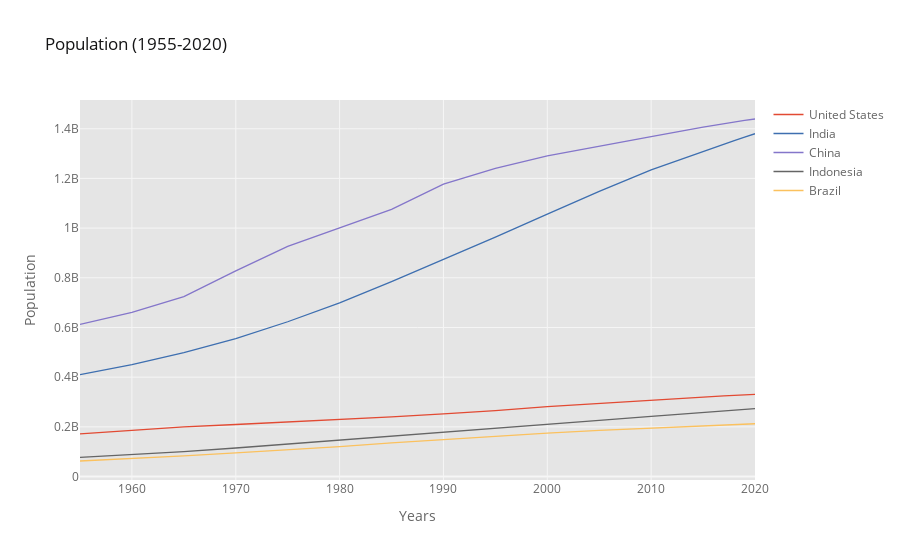

The cell this chart's notebook holds for it:
### Markdown cell above
# Lineplot

### Code cell
df_pivot.iplot(kind='line', xTitle='Years', yTitle='Population', 
               title='Population (1955-2020)')

### Figure 1 — Plotly figure (JSON) as saved in the notebook; plotly's stock layout.template omitted (floating-point values rounded to 4 significant figures)
{"data": [{"line": {"color": "rgba(226, 74, 51, 1.0)", "dash": "solid", "shape": "linear", "width": 1.3}, "mode": "lines", "name": "United States", "text": "", "type": "scatter", "x": [1955, 1960, 1965, 1970, 1975, 1980, 1985, 1990, 1995, 2000, 2005, 2010, 2015, 2016, 2017, 2018, 2019, 2020], "y": [171685336, 186720571, 199733676, 209513341, 219081251, 229476354, 240499825, 252120309, 265163745, 281710909, 294993511, 309011475, 320878310, 323015995, 325084756, 327096265, 329064917, 331002651]}, {"line": {"color": "rgba(62, 111, 176, 1.0)", "dash": "solid", "shape": "linear", "width": 1.3}, "mode": "lines", "name": "India", "text": "", "type": "scatter", "x": [1955, 1960, 1965, 1970, 1975, 1980, 1985, 1990, 1995, 2000, 2005, 2010, 2015, 2016, 2017, 2018, 2019, 2020], "y": [409880595, 450547679, 499123324, 555189792, 623102897, 698952844, 784360008, 873277798, 963922588, 1056575549, 1147609927, 1234281170, 1310152403, 1324517249, 1338676785, 1352642280, 1366417754, 1380004385]}, {"line": {"color": "rgba(132, 118, 202, 1.0)", "dash": "solid", "shape": "linear", "width": 1.3}, "mode": "lines", "name": "China", "text": "", "type": "scatter", "x": [1955, 1960, 1965, 1970, 1975, 1980, 1985, 1990, 1995, 2000, 2005, 2010, 2015, 2016, 2017, 2018, 2019, 2020], "y": [612241554, 660408056, 724218968, 827601394, 926240885, 1000089235, 1075589361, 1176883674, 1240920535, 1290550765, 1330776380, 1368810615, 1406847870, 1414049351, 1421021791, 1427647786, 1433783686, 1439323776]}, {"line": {"color": "rgba(101, 101, 101, 1.0)", "dash": "solid", "shape": "linear", "width": 1.3}, "mode": "lines", "name": "Indonesia", "text": "", "type": "scatter", "x": [1955, 1960, 1965, 1970, 1975, 1980, 1985, 1990, 1995, 2000, 2005, 2010, 2015, 2016, 2017, 2018, 2019, 2020], "y": [77273425, 87751068, 100267062, 114793178, 130680727, 147447836, 164982451, 181413402, 196934260, 211513823, 226289470, 241834215, 258383256, 261556381, 264650963, 267670543, 270625568, 273523615]}, {"line": {"color": "rgba(251, 193, 94, 1.0)", "dash": "solid", "shape": "linear", "width": 1.3}, "mode": "lines", "name": "Brazil", "text": "", "type": "scatter", "x": [1955, 1960, 1965, 1970, 1975, 1980, 1985, 1990, 1995, 2000, 2005, 2010, 2015, 2016, 2017, 2018, 2019, 2020], "y": [62533919, 72179226, 83373530, 95113265, 107216205, 120694009, 135274080, 149003223, 162019896, 174790340, 186127103, 195713635, 204471769, 206163053, 207833823, 209469323, 211049527, 212559417]}], "layout": {"autosize": true, "dragmode": "pan", "legend": {"bgcolor": "#FFFFFF", "font": {"color": "#666666"}}, "paper_bgcolor": "#FFFFFF", "plot_bgcolor": "#E5E5E5", "title": {"font": {"color": "#151516"}, "text": "Population (1955-2020)"}, "xaxis": {"autorange": true, "gridcolor": "#F6F6F6", "range": [1955, 2020], "showgrid": true, "showspikes": false, "tickfont": {"color": "#666666"}, "title": {"font": {"color": "#666666"}, "text": "Years"}, "type": "linear", "zerolinecolor": "#F6F6F6"}, "yaxis": {"autorange": true, "gridcolor": "#F6F6F6", "range": [-13950000.0, 1516000000.0], "showgrid": true, "showspikes": false, "tickfont": {"color": "#666666"}, "title": {"font": {"color": "#666666"}, "text": "Population"}, "type": "linear", "zerolinecolor": "#F6F6F6"}}}
